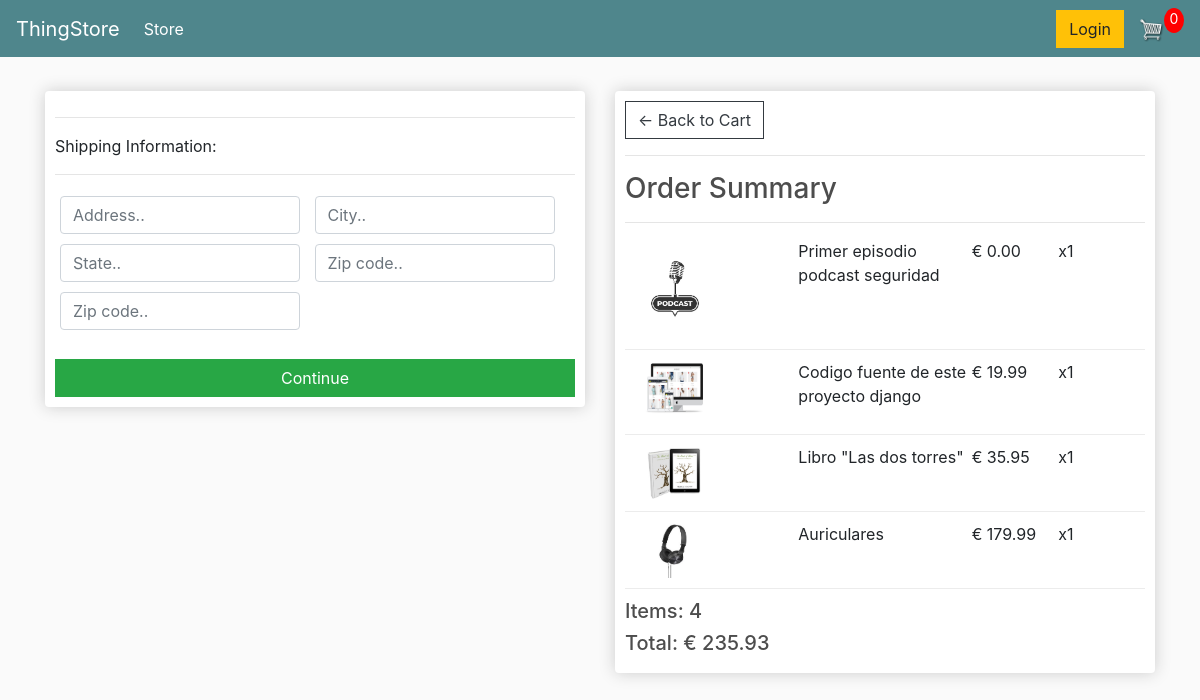
/checkout/ (signed in), run on an earlier commit of the app's database.
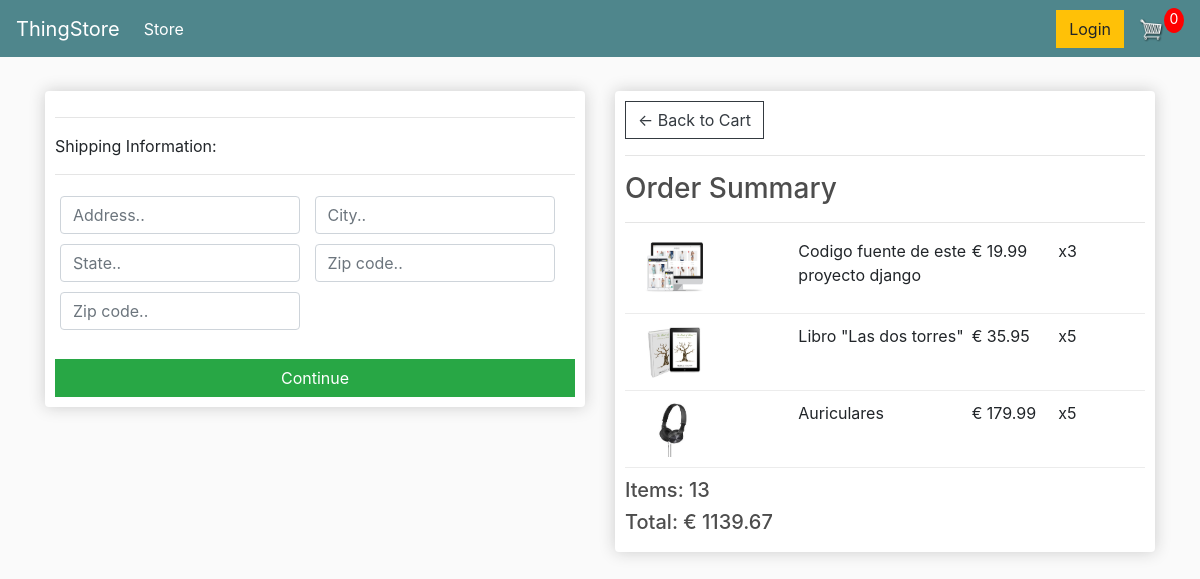
And on a later commit of the database.
### store/models.py (models this page shows, shortened)
class OrderItem(models.Model):
    product = models.ForeignKey(Product, on_delete=models.SET_NULL, null=True)
    order = models.ForeignKey(Order, on_delete=models.SET_NULL, null=True)
    quantity = models.IntegerField(default=0, null=True, blank=True)
    date_added = models.DateTimeField(auto_now_add=True)
    @property
    def get_total(self):
        total = self.product.price * self.quantity
        return total

class Product(models.Model):
    name = models.CharField(max_length=200)
    price = models.FloatField()
    digital = models.BooleanField(default=False, null=True, blank=True)
    image = models.ImageField(null=True, blank=True)
    @property
    def imageURL(self):
        try:
            url = self.image.url
        except:
            url = ''
        return url

class Order(models.Model):
    customer = models.ForeignKey(Customer, null=True, blank=True, on_delete=models.SET_NULL)
    date_ordered = models.DateTimeField(auto_now_add=True)
    complete = models.BooleanField(default=False)
    transaction_id = models.CharField(max_length=100, null=True)
    @property
    def shipping(self):
        shipping = False
        orderitems = self.orderitem_set.all()
        for i in orderitems:
            if i.product.digital == False:
                shipping = True
        return shipping
    @property
    def get_cart_total(self):
        orderitems = self.orderitem_set.all()
        total = sum([item.get_total for item in orderitems])
        return total
    @property
    def get_cart_items(self):
        orderitems = self.orderitem_set.all()
        total = sum([item.quantity for item in orderitems])
        return total

### store/views.py (the view)
# urls.py: path('checkout/', views.checkout, name="checkout"),
def checkout(request):
	if request.user.is_authenticated:
		customer = request.user.customer
		order, created = Order.objects.get_or_create(customer=customer, complete=False)
		items = order.orderitem_set.all()
		cartItems = order.get_cart_items
	else:
		items = []
		order = {'get_cart_total':0, 'get_cart_items':0, 'shipping':False}
		cartItems = order['get_cart_items']
	context = {'items':items, 'order':order, 'cartItems':cartItems}
	return render(request, 'store/checkout.html', context)

### store/templates/store/checkout.html (shortened to what this page needs)
{% extends 'store/main.html' %}
{% load static %}
{% block content %}
     <div class="row">
		<div class="col-lg-6">
			<div class="box-element" id="form-wrapper">
                <form id="form">
                    <div id="shipping-info">
                        <hr>
						<p>Shipping Information:</p>
						<hr>
						<div class="form-field">
							<input class="form-control" type="text" name="address" placeholder="Address..">
						</div>
						<div class="form-field">
							<input class="form-control" type="text" name="city" placeholder="City..">
						</div>
						<div class="form-field">
							<input class="form-control" type="text" name="state" placeholder="State..">
						</div>
						<div class="form-field">
							<input class="form-control" type="text" name="zipcode" placeholder="Zip code..">
						</div>
						<div class="form-field">
							<input class="form-control" type="text" name="country" placeholder="Zip code..">
						</div>
                    </div>
                    <br>
                    <input id="form-button" class="btn btn-success btn-block" type="submit" value="Continue">
                </form>
			</div>
            <br>
		</div>
		<div class="col-lg-6">
			<div class="box-element">
                <a class="btn btn-outline-dark" href="{% url 'cart' %}">&#x2190; Back to Cart</a>
                <hr>
                <h3>Order Summary</h3>
                <hr>
				{% for item in items %}
					<div class="cart-row">
						<div style="flex:2"><img class="row-image" src="{{item.product.imageURL}}"></div>
						<div style="flex:2"><p>{{item.product.name}}</p></div>
						<div style="flex:1"><p>€ {{item.product.price|floatformat:2}}</p></div>
						<div style="flex:1"><p>x{{item.quantity}}</p></div>
					</div>
				{% endfor %}
				<h5>Items:   {{order.get_cart_items}}</h5>
				<h5>Total:   € {{order.get_cart_total|floatformat:2}}</h5>
			</div>
		</div>
	</div>
{% endblock content %}

What changed in the data, as far as the page shows it:
removed OrderItem: product.imageURL (picture), product.name "Primer episodio podcast seguridad", product.price "0.00", quantity "1"
changed OrderItem "Codigo fuente de este proyecto django": quantity "1" → "3"
changed OrderItem "Libro \"Las dos torres\"": quantity "1" → "5"
changed OrderItem "Auriculares": quantity "1" → "5"
changed through a linked row, Order: get_cart_items "4" → "13"; get_cart_total "235.93" → "1139.67"
